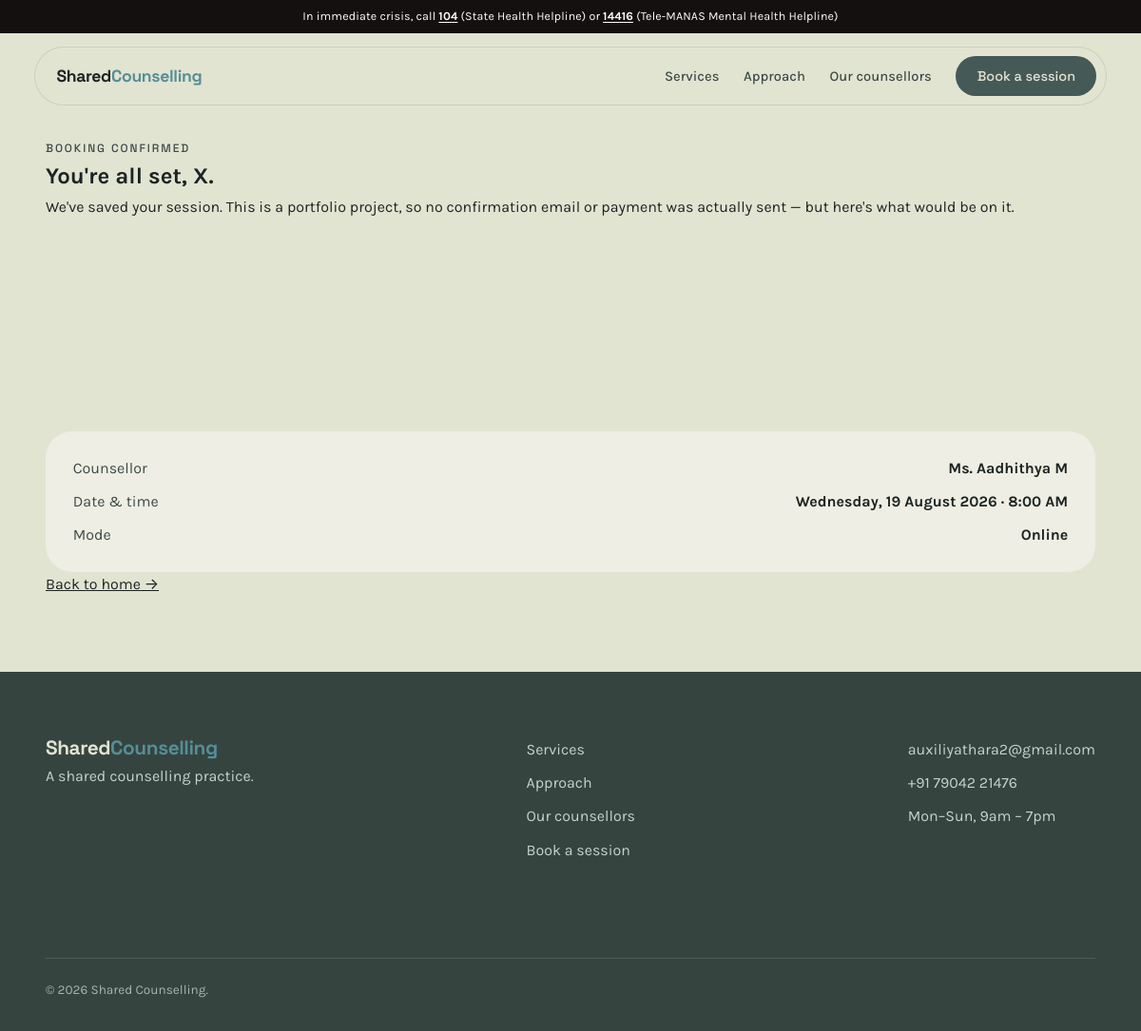
The app's page /book/7/confirmed/ with its own data.
### core/models.py (models this page shows, shortened)
class Booking(models.Model):
    class Status(models.TextChoices):
        CONFIRMED = "confirmed", "Confirmed"
        CANCELLED = "cancelled", "Cancelled"
    class Mode(models.TextChoices):
        ONLINE = "online", "Online"
        IN_PERSON = "in-person", "In person"
    counsellor_slug = models.CharField(max_length=64, db_index=True)
    client_name = models.CharField(max_length=120)
    client_email = models.EmailField()
    mode = models.CharField(max_length=16, choices=Mode.choices)
    start_at = models.DateTimeField(db_index=True)
    end_at = models.DateTimeField()
    status = models.CharField(max_length=16, choices=Status.choices, default=Status.CONFIRMED)
    calendar_event_id = models.CharField(max_length=255, blank=True, default="")
    created_at = models.DateTimeField(auto_now_add=True)
    class Meta:
        constraints = [
            models.UniqueConstraint(
                fields=["counsellor_slug", "start_at"],
                condition=Q(status="confirmed"),
                name="unique_confirmed_slot_per_counsellor",
            ),
        ]
        ordering = ["-start_at"]

class Counsellor(models.Model):
    slug = models.SlugField(max_length=64, unique=True)
    name = models.CharField(max_length=120)
    credentials = models.CharField(max_length=160)
    photo = models.ImageField(upload_to="counsellors/", blank=True)
    photo_placeholder = models.CharField(max_length=200, default="images/face_1.avif", blank=True)
    location = models.CharField(max_length=120)
    is_active = models.BooleanField(default=True)
    languages = models.JSONField(default=list, blank=True)
    modes = models.JSONField(default=list, blank=True)
    intro = models.TextField()
    bio = models.TextField()
    modalities = models.JSONField(default=list, blank=True)
    fee_note = models.CharField(max_length=200, blank=True, default="")
    user = models.OneToOneField(
        settings.AUTH_USER_MODEL,
        on_delete=models.SET_NULL,
        null=True,
        blank=True,
        related_name="counsellor_profile",
    )

### core/views.py (the view)
# urls.py: path('book/<int:booking_id>/confirmed/', views.book_confirmed, name='book_confirmed'),
@require_GET
def book_confirmed(request, booking_id):
    booking = get_object_or_404(Booking, pk=booking_id)
    counsellor = get_counsellor_by_slug(booking.counsellor_slug)
    context = {
        "booking": booking,
        "counsellor_name": counsellor["name"] if counsellor else booking.counsellor_slug.replace("-", " ").title(),
    }
    return render(request, "booking_confirmed.html", context)

### core/data.py (called while the page is built, shortened)
def _placeholder_path(path):
    if path.endswith(".png") and path.startswith("images/face_"):
        return f"{path[:-4]}.avif"
    return path

def _resolve_photos(counsellor):
    placeholder = static(_placeholder_path(counsellor.photo_placeholder))
    if not counsellor.photo:
        return placeholder, placeholder

def _working_hours_dict(counsellor):
    hours = {}
    for block in counsellor.hour_blocks.all():
        hours.setdefault(block.weekday, []).append(
            (block.start_time.strftime("%H:%M"), block.end_time.strftime("%H:%M"))
        )
    return hours

def _specialties_dict(counsellor):
    return {link.topic.slug: link.level for link in counsellor.specialty_links.all()}

def _to_dict(counsellor):
    photo, photo_thumb = _resolve_photos(counsellor)
    return {
        "slug": counsellor.slug,
        "name": counsellor.name,
        "credentials": counsellor.credentials,
        "photo": photo,
        "photo_thumb": photo_thumb,
        "is_active": counsellor.is_active,
        "modes": counsellor.modes,
        "languages": counsellor.languages,
        "location": counsellor.location,
        "intro": counsellor.intro,
        "bio": counsellor.bio,
        "modalities": counsellor.modalities,
        "specialties": _specialties_dict(counsellor),
        "fee_note": counsellor.fee_note,
        "working_hours": _working_hours_dict(counsellor),
    }

def _counsellor_queryset(*, bookable_only=False):
    qs = Counsellor.objects.prefetch_related("hour_blocks", "specialty_links__topic")
    if bookable_only:
        qs = qs.filter(is_active=True)
    return qs

def get_counsellor_by_slug(slug, *, bookable_only=False):
    counsellor = _counsellor_queryset(bookable_only=bookable_only).filter(slug=slug).first()
    return _to_dict(counsellor) if counsellor else None

### core/templates/booking_confirmed.html (shortened to what this page needs)
{% extends "base.html" %}
{% load static %}
{% block extra_css %}<link rel="stylesheet" href="{% static 'css/booking.css' %}" />{% endblock %}
{% block content %}
      <section class="service-hero" aria-labelledby="confirmed-heading">
        <div class="wrap">
          <p class="eyebrow">Booking confirmed</p>
          <h1 id="confirmed-heading">You're all set{% if booking.client_name %}, {{ booking.client_name }}{% endif %}.</h1>
          <p class="lede">
            We've saved your session. This is a portfolio project, so no
            confirmation email or payment was actually sent — but here's what
            would be on it.
          </p>
        </div>
      </section>
      <section class="booking-section" aria-labelledby="confirmed-details-heading">
        <div class="wrap">
          <div class="booking-summary booking-summary-static">
            <p class="summary-row"><span>Counsellor</span><strong>{{ counsellor_name }}</strong></p>
            <p class="summary-row"><span>Date &amp; time</span><strong>{{ booking.start_at|date:"l, j F Y · g:i A" }}</strong></p>
            <p class="summary-row">
              <span>Mode</span>
              <strong>{% if booking.mode == "in-person" %}In person{% else %}Online{% endif %}</strong>
            </p>
          </div>
          <p class="see-all-counsellors"><a href="{% url 'index' %}">Back to home →</a></p>
        </div>
      </section>
{% endblock %}

### static/css/index.css (style rules this page uses)
:root { --slate: #455957; --slate-deep: #35443f; --sage: #e2e4d2; --surface: #eeeee4; --teal: #568e96; --teal-soft: #c3d3d0; --ink: #1c2422; --ink-soft: #3d4a47; --radius-lg: 28px; --radius: 16px; --font-display: "Space Grotesk", -apple-system, sans-serif; --font-body: "Karla", -apple-system, sans-serif; --crisis-bar-h: 2.2rem; }
* { margin: 0; padding: 0; box-sizing: border-box; -webkit-tap-highlight-color: transparent; user-select: none; -webkit-user-select: none; }
html { scroll-behavior: smooth; }
body { font-family: var(--font-body); background: var(--sage); color: var(--ink); line-height: 1.6; -webkit-font-smoothing: antialiased; overflow-x: hidden; padding-top: var(--crisis-bar-h); }
a { color: inherit; }
.wrap { width: min(1200px, 92%); margin-inline: auto; }
.eyebrow { font-family: var(--font-display); font-size: 0.75rem; font-weight: 500; letter-spacing: 0.16em; text-transform: uppercase; color: var(--ink-soft); }
section { padding-block: 7rem; }

### static/css/booking.css (style rules this page uses)
.booking-section { padding-bottom: 5rem; }
.booking-summary { background: var(--surface); border-radius: var(--radius-lg); padding: 1.6rem 1.8rem; display: flex; flex-direction: column; gap: 0.6rem; }
.summary-row { display: flex; justify-content: space-between; gap: 1rem; font-family: var(--font-body); }
.summary-row span { color: var(--ink-soft); }

### records on screen
Booking: client_name "X", start_at "Wednesday, 19 August 2026 · 8:00 AM"
Counsellor: name "Ms. Aadhithya M"
